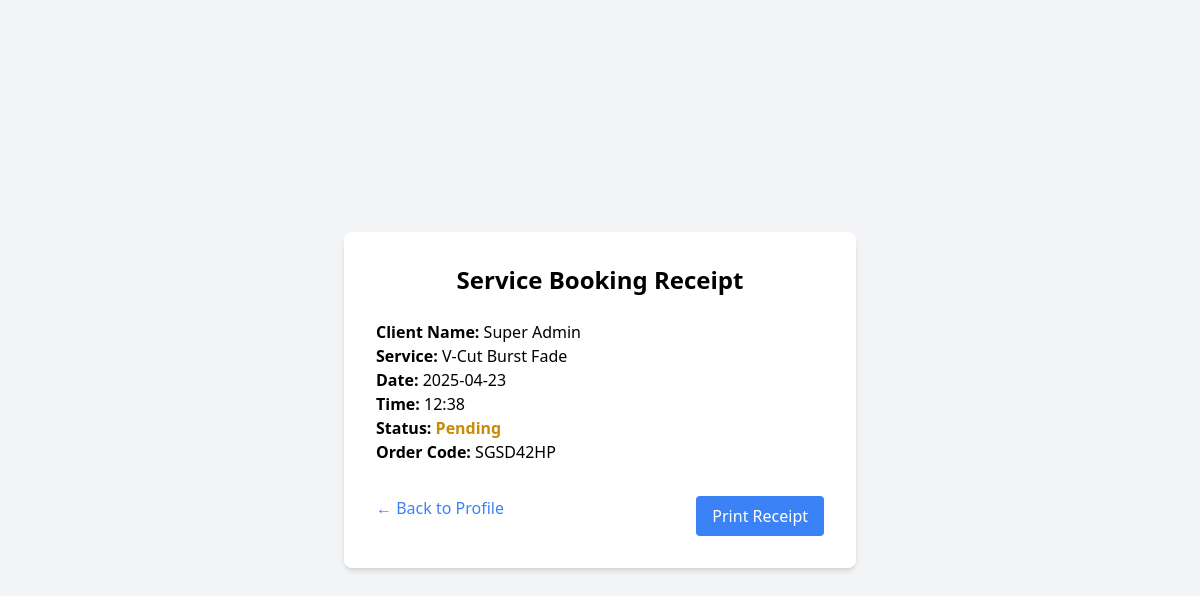
Page /receipt/SGSD42HP (signed in) on the committed database.
### app/models.py (models this page shows, shortened)
class User(UserMixin, db.Model):
    id = db.Column(db.Integer, primary_key=True)
    full_name = db.Column(db.String(150), nullable=False)
    birthdate = db.Column(db.String(20), nullable=False)
    age = db.Column(db.Integer, nullable=False)
    address = db.Column(db.String(200), nullable=False)
    contact = db.Column(db.String(50), nullable=False)
    email = db.Column(db.String(100), unique=True, nullable=False)
    password = db.Column(db.String(200), nullable=False)
    is_admin = db.Column(db.Boolean, default=False)
    bookings = db.relationship('Booking', backref='user', lazy=True)

class Booking(db.Model):
    id = db.Column(db.Integer, primary_key=True)
    user_id = db.Column(db.Integer, db.ForeignKey('user.id'), nullable=False)
    service = db.Column(db.String(100))  # Name of the service
    date = db.Column(db.String(20))
    time = db.Column(db.String(20))
    order_code = db.Column(db.String(10), unique=True)
    status = db.Column(db.String(20), default='pending')
    timestamp = db.Column(db.DateTime, default=datetime.utcnow)
    payment_status = db.Column(db.String(20), default='unpaid')

### app/routes.py (the view)
@main.route('/receipt/<order_code>')
@login_required
def receipt(order_code):
    order = Order.query.filter_by(order_code=order_code).first()
    if order:
        return render_template('receipt.html', order=order)
    booking = Booking.query.filter_by(order_code=order_code).first_or_404()
    return render_template('service_receipt.html', order=booking)

### app/routes.py (called while the page is built)
@login_manager.user_loader
def load_user(user_id):
    return User.query.get(int(user_id))

### app/templates/service_receipt.html (shortened to what this page needs)
<!DOCTYPE html>
<html lang="en">
<head>
  <script src="https://cdn.tailwindcss.com"></script>
</head>
<body class="bg-gray-100 py-10 px-6 flex justify-center items-center min-h-screen">
  <div class="bg-white p-8 rounded-lg shadow-md w-full max-w-lg">
    <h1 class="text-2xl font-bold mb-6 text-center">Service Booking Receipt</h1>
    <div class="mb-4">
      <p><strong>Client Name:</strong> {{ order.user.full_name }}</p>
      <p><strong>Service:</strong> {{ order.service }}</p>
      <p><strong>Date:</strong> {{ order.date }}</p>
      <p><strong>Time:</strong> {{ order.time }}</p>
      <p><strong>Status:</strong>
        <span class="font-semibold {% if order.status == 'paid' %}text-green-600{% else %}text-yellow-600{% endif %}">
          {{ order.status|capitalize }}
        </span>
      </p>
      <p><strong>Order Code:</strong> {{ order.order_code }}</p>
    </div>
    <div class="flex justify-between mt-8">
      <a href="{{ url_for('main.profile') }}" class="text-blue-500 hover:underline">← Back to Profile</a>
      <button onclick="window.print()" class="bg-blue-500 text-white px-4 py-2 rounded hover:bg-blue-600">
        Print Receipt
      </button>
    </div>
  </div>
</body>
</html>

### rows in the picture
User: user.full_name "Super Admin"
Booking: service "V-Cut Burst Fade", date "2025-04-23", time "12:38", status "Pending", order_code "SGSD42HP"
